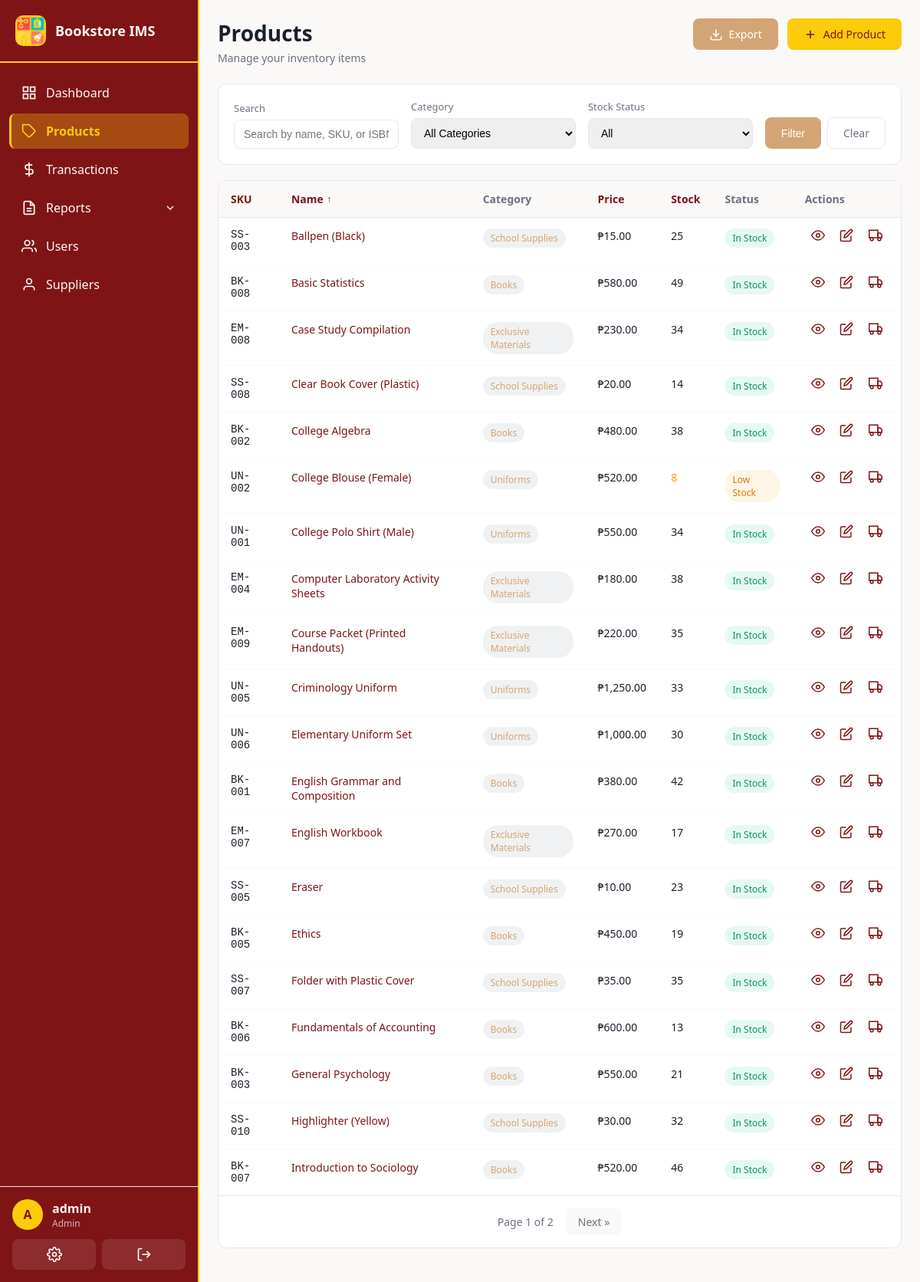
/products/ (signed in), run on the app's committed database.
### app/models.py (models this page shows, shortened)
class User(UserMixin, db.Model):
    __tablename__ = 'users'
    id = db.Column(db.Integer, primary_key=True)
    username = db.Column(db.String(80), unique=True, nullable=False, index=True)
    email = db.Column(db.String(120), unique=True, nullable=False)
    password_hash = db.Column(db.String(256), nullable=False)
    role = db.Column(db.String(20), nullable=False, default=Role.STAFF)
    is_active = db.Column(db.Boolean, default=True)
    created_at = db.Column(db.DateTime, default=utc_now)
    last_login = db.Column(db.DateTime)
    transactions = db.relationship('Transaction', backref='user', lazy='dynamic')
    audit_logs = db.relationship('AuditLog', backref='user', lazy='dynamic')
    cash_ledger_entries = db.relationship('CashLedger', backref='user', lazy='dynamic')
    def is_admin(self):
        return self.role == Role.ADMIN

class Product(db.Model):
    __tablename__ = 'products'
    id = db.Column(db.Integer, primary_key=True)
    sku = db.Column(db.String(50), unique=True, nullable=False, index=True)  # Stock Keeping Unit
    name = db.Column(db.String(200), nullable=False)
    description = db.Column(db.Text)
    category_id = db.Column(db.Integer, db.ForeignKey('categories.id'), nullable=False)
    cost_price = db.Column(db.Float, nullable=False, default=0.0)  # Purchase cost
    selling_price = db.Column(db.Float, nullable=False, default=0.0)
    quantity = db.Column(db.Integer, nullable=False, default=0)
    reorder_level = db.Column(db.Integer, nullable=False, default=10)  # Low stock threshold
    isbn = db.Column(db.String(20))
    author = db.Column(db.String(200))
    publisher = db.Column(db.String(200))
    is_active = db.Column(db.Boolean, default=True)
    created_at = db.Column(db.DateTime, default=utc_now)
    updated_at = db.Column(db.DateTime, default=utc_now, onupdate=utc_now)
    stock_movements = db.relationship('StockMovement', backref='product', lazy='dynamic')
    transaction_items = db.relationship('TransactionItem', backref='product', lazy='dynamic')
    @property
    def is_low_stock(self):
        return self.quantity <= self.reorder_level

class Category(db.Model):
    __tablename__ = 'categories'
    id = db.Column(db.Integer, primary_key=True)
    name = db.Column(db.String(100), unique=True, nullable=False)
    description = db.Column(db.String(255))
    created_at = db.Column(db.DateTime, default=utc_now)
    products = db.relationship('Product', backref='category', lazy='dynamic')

### app/routes/products.py (the view, shortened to what this page needs)
@products_bp.route('/')
@login_required
def list_products():
    page = request.args.get('page', 1, type=int)
    per_page = 20
    category_id = request.args.get('category', type=int)
    search = request.args.get('search', '').strip()
    stock_filter = request.args.get('stock')  # 'low', 'out', 'all'
    sort_by = request.args.get('sort', 'name')  # Default sort by name
    sort_order = request.args.get('order', 'asc')  # Default ascending
    query = Product.query.filter_by(is_active=True)
    if category_id:
        query = query.filter_by(category_id=category_id)
    if stock_filter == 'low':
        query = query.filter(Product.quantity <= Product.reorder_level, Product.quantity > 0)
    elif stock_filter == 'out':
        query = query.filter(Product.quantity == 0)
    if sort_order == 'desc':
        if sort_by == 'sku':
            query = query.order_by(Product.sku.desc())
        elif sort_by == 'price':
            query = query.order_by(Product.selling_price.desc())
        elif sort_by == 'stock':
            query = query.order_by(Product.quantity.desc())
        else:  # name
            query = query.order_by(Product.name.desc())
    else:  # asc
        if sort_by == 'sku':
            query = query.order_by(Product.sku.asc())
        elif sort_by == 'price':
            query = query.order_by(Product.selling_price.asc())
        elif sort_by == 'stock':
            query = query.order_by(Product.quantity.asc())
        else:  # name
            query = query.order_by(Product.name.asc())
    products = query.paginate(page=page, per_page=per_page, error_out=False)
    categories = Category.query.all()
    return render_template('products/list.html',
        products=products,
        categories=categories,
        current_category=category_id,
        search=search,
        stock_filter=stock_filter,
        sort_by=sort_by,
        sort_order=sort_order
    )

### app/__init__.py (called while the page is built)
@login_manager.user_loader
def load_user(user_id):
    return db.session.get(User, int(user_id))

### app/templates/products/list.html (shortened to what this page needs)
{% extends "base.html" %}
{% block content %}
<div class="page-header">
  <div class="page-header-left">
    <h1>Products</h1>
    <p class="page-subtitle">Manage your inventory items</p>
  </div>
  <div class="page-header-right">
    <a href="{{ url_for('products.export_products') }}" class="btn btn-secondary" title="Download as Excel">
      <svg viewBox="0 0 24 24" fill="none" stroke="currentColor" stroke-width="2">
        <path d="M21 15v4a2 2 0 0 1-2 2H5a2 2 0 0 1-2-2v-4"></path>
        <polyline points="7 10 12 15 17 10"></polyline>
        <line x1="12" y1="15" x2="12" y2="3"></line>
      </svg>
      Export
    </a>
    <a href="{{ url_for('products.add_product') }}" class="btn btn-primary">
      <svg viewBox="0 0 24 24" fill="none" stroke="currentColor" stroke-width="2">
        <line x1="12" y1="5" x2="12" y2="19"></line>
        <line x1="5" y1="12" x2="19" y2="12"></line>
      </svg>
      Add Product
    </a>
  </div>
</div>
<div class="filters-card">
  <form method="GET" action="{{ url_for('products.list_products') }}" class="filters-form">
    <div class="filter-group">
      <label for="search">Search</label>
      <input type="text" id="search" name="search" value="{{ search }}" placeholder="Search by name, SKU, or ISBN...">
    </div>
    <div class="filter-group">
      <label for="category">Category</label>
      <select id="category" name="category">
        <option value="">All Categories</option>
      </select>
    </div>
    <div class="filter-group">
      <label for="stock">Stock Status</label>
      <select id="stock" name="stock">
        <option value="">All</option>
      </select>
    </div>
    <div class="filter-actions">
      <button type="submit" class="btn btn-secondary">Filter</button>
      <a href="{{ url_for('products.list_products') }}" class="btn btn-outline">Clear</a>
    </div>
  </form>
</div>
<div class="table-card">
  {% if products.items %}
  <table class="data-table priority-table">
    <thead>
      <tr>
        <th class="priority-col-1">
          <a href="{{ url_for('products.list_products', category=current_category, search=search, stock=stock_filter, sort='sku', order='asc' if sort_by == 'sku' and sort_order == 'desc' else 'desc' if sort_by == 'sku' else 'asc') }}" class="sort-header {% if sort_by == 'sku' %}active{% endif %}">
            SKU
          </a>
        </th>
        <th class="priority-col-1">
          <a href="{{ url_for('products.list_products', category=current_category, search=search, stock=stock_filter, sort='name', order='asc' if sort_by == 'name' and sort_order == 'desc' else 'desc' if sort_by == 'name' else 'asc') }}" class="sort-header {% if sort_by == 'name' %}active{% endif %}">
            Name
            {% if sort_by == 'name' %}<span class="sort-indicator">{{ '↑' if sort_order == 'asc' else '↓' }}</span>{% endif %}
          </a>
        </th>
        <th class="priority-col-2">Category</th>
        <th class="priority-col-1">
          <a href="{{ url_for('products.list_products', category=current_category, search=search, stock=stock_filter, sort='price', order='asc' if sort_by == 'price' and sort_order == 'desc' else 'desc' if sort_by == 'price' else 'asc') }}" class="sort-header {% if sort_by == 'price' %}active{% endif %}">
            Price
          </a>
        </th>
        <th class="priority-col-1">
          <a href="{{ url_for('products.list_products', category=current_category, search=search, stock=stock_filter, sort='stock', order='asc' if sort_by == 'stock' and sort_order == 'desc' else 'desc' if sort_by == 'stock' else 'asc') }}" class="sort-header {% if sort_by == 'stock' %}active{% endif %}">
            Stock
          </a>
        </th>
        <th class="priority-col-3">Status</th>
        <th class="priority-col-3">Actions</th>
      </tr>
    </thead>
    <tbody>
      {% for product in products.items %}
      <tr>
        <td class="sku-cell priority-col-1">{{ product.sku }}</td>
        <td class="priority-col-1">
          <a href="{{ url_for('products.view_product', id=product.id) }}" class="product-name">
            {{ product.name }}
          </a>
        </td>
        <td class="priority-col-2">
          <span class="badge badge-category">{{ product.category.name }}</span>
        </td>
        <td class="priority-col-1">₱{{ "{:,.2f}".format(product.selling_price) }}</td>
        <td class="stock-cell priority-col-1 {% if product.quantity == 0 %}text-danger{% elif product.is_low_stock %}text-warning{% endif %}">
          {{ product.quantity }}
        </td>
        <td class="priority-col-3">
          {% if product.quantity == 0 %}
          <span class="badge badge-danger">Out of Stock</span>
          {% elif product.is_low_stock %}
          <span class="badge badge-warning">Low Stock</span>
          {% else %}
          <span class="badge badge-success">In Stock</span>
          {% endif %}
        </td>
        <td class="actions-cell priority-col-3">
          <a href="{{ url_for('products.view_product', id=product.id) }}" class="btn-icon" title="View">
            <svg viewBox="0 0 24 24" fill="none" stroke="currentColor" stroke-width="2">
              <path d="M1 12s4-8 11-8 11 8 11 8-4 8-11 8-11-8-11-8z"></path>
              <circle cx="12" cy="12" r="3"></circle>
            </svg>
          </a>
          <a href="{{ url_for('products.edit_product', id=product.id) }}" class="btn-icon" title="Edit">
            <svg viewBox="0 0 24 24" fill="none" stroke="currentColor" stroke-width="2">
              <path d="M11 4H4a2 2 0 0 0-2 2v14a2 2 0 0 0 2 2h14a2 2 0 0 0 2-2v-7"></path>
              <path d="M18.5 2.5a2.121 2.121 0 0 1 3 3L12 15l-4 1 1-4 9.5-9.5z"></path>
            </svg>
          </a>
          <a href="{{ url_for('products.adjust_stock', id=product.id) }}" class="btn-icon" title="Adjust Stock">
            <svg viewBox="0 0 24 24" fill="none" stroke="currentColor" stroke-width="2">
              <rect x="1" y="3" width="15" height="13"></rect>
              <polygon points="16 8 20 8 23 11 23 16 16 16 16 8"></polygon>
              <circle cx="5.5" cy="18.5" r="2.5"></circle>
              <circle cx="18.5" cy="18.5" r="2.5"></circle>
            </svg>
          </a>
        </td>
      </tr>
      {% endfor %}
    </tbody>
  </table>
  {% if products.pages > 1 %}
  <div class="pagination">
    <span class="page-info">Page {{ products.page }} of {{ products.pages }}</span>
    {% if products.has_next %}
    <a href="{{ url_for('products.list_products', page=products.next_num, category=current_category, search=search, stock=stock_filter, sort=sort_by, order=sort_order) }}" class="page-link">Next &raquo;</a>
    {% endif %}
  </div>
  {% endif %}
  {% endif %}
</div>
{% endblock %}

### app/templates/base.html (shortened to what this page needs)
<!doctype html>
<html>
  <head>
    <link rel="stylesheet" href="{{ url_for('static', filename='css/main.css') }}">
  </head>
  <body class="{% block body_class %}{% endblock %}">
    {% if current_user.is_authenticated %}
    <nav class="sidebar" id="mobile-sidebar">
      <div class="sidebar-header">
        <div class="sidebar-logo">
          <img src="{{ url_for('static', filename='images/bookstore-logo.png') }}" alt="Bookstore Logo" style="width: 100%; height: 100%; object-fit: contain;">
        </div>
        <span class="sidebar-title">Bookstore IMS</span>
      </div>
      <ul class="sidebar-menu">
        <li class="{% if request.endpoint == 'main.dashboard' %}active{% endif %}">
          <a href="{{ url_for('main.dashboard') }}">
            <svg viewBox="0 0 24 24" fill="none" stroke="currentColor" stroke-width="2">
              <rect x="3" y="3" width="7" height="7"></rect>
              <rect x="14" y="3" width="7" height="7"></rect>
              <rect x="14" y="14" width="7" height="7"></rect>
              <rect x="3" y="14" width="7" height="7"></rect>
            </svg>
            <span>Dashboard</span>
          </a>
        </li>
        <li class="{% if 'products' in request.endpoint %}active{% endif %}">
          <a href="{{ url_for('products.list_products') }}">
            <svg viewBox="0 0 24 24" fill="none" stroke="currentColor" stroke-width="2">
              <path d="M20.59 13.41l-7.17 7.17a2 2 0 0 1-2.83 0L2 12V2h10l8.59 8.59a2 2 0 0 1 0 2.82z"></path>
              <line x1="7" y1="7" x2="7.01" y2="7"></line>
            </svg>
            <span>Products</span>
          </a>
        </li>
        <li class="{% if 'transactions' in request.endpoint %}active{% endif %}">
          <a href="{{ url_for('transactions.list_transactions') }}">
            <svg viewBox="0 0 24 24" fill="none" stroke="currentColor" stroke-width="2">
              <line x1="12" y1="1" x2="12" y2="23"></line>
              <path d="M17 5H9.5a3.5 3.5 0 0 0 0 7h5a3.5 3.5 0 0 1 0 7H6"></path>
            </svg>
            <span>Transactions</span>
          </a>
        </li>
        <li class="submenu-trigger {% if 'reports' in request.endpoint %}active{% endif %}">
          <a href="#">
            <svg viewBox="0 0 24 24" fill="none" stroke="currentColor" stroke-width="2">
              <path d="M14 2H6a2 2 0 0 0-2 2v16a2 2 0 0 0 2 2h12a2 2 0 0 0 2-2V8z"></path>
              <polyline points="14 2 14 8 20 8"></polyline>
              <line x1="16" y1="13" x2="8" y2="13"></line>
              <line x1="16" y1="17" x2="8" y2="17"></line>
            </svg>
            <span>Reports</span>
            <svg class="submenu-arrow" viewBox="0 0 24 24" fill="none" stroke="currentColor" stroke-width="2">
              <polyline points="6 9 12 15 18 9"></polyline>
            </svg>
          </a>
        </li>
        {% if current_user.is_admin() %}
        <li class="{% if 'users' in request.endpoint and request.endpoint != 'users.profile' %}active{% endif %}">
          <a href="{{ url_for('users.list_users') }}">
            <svg viewBox="0 0 24 24" fill="none" stroke="currentColor" stroke-width="2">
              <path d="M17 21v-2a4 4 0 0 0-4-4H5a4 4 0 0 0-4 4v2"></path>
              <circle cx="9" cy="7" r="4"></circle>
              <path d="M23 21v-2a4 4 0 0 0-3-3.87"></path>
              <path d="M16 3.13a4 4 0 0 1 0 7.75"></path>
            </svg>
            <span>Users</span>
          </a>
        </li>
        <li class="{% if 'suppliers' in request.endpoint %}active{% endif %}">
          <a href="{{ url_for('suppliers.list_suppliers') }}">
            <svg viewBox="0 0 24 24" fill="none" stroke="currentColor" stroke-width="2">
              <path d="M20 21v-2a4 4 0 0 0-4-4H8a4 4 0 0 0-4 4v2"></path>
              <circle cx="12" cy="7" r="4"></circle>
            </svg>
            <span>Suppliers</span>
          </a>
        </li>
        {% endif %}
      </ul>
      <div class="sidebar-footer">
        <div class="user-info">
          <div class="user-avatar">{{ current_user.username[0].upper() }}</div>
          <div class="user-details">
            <span class="user-name">{{ current_user.username }}</span>
            <span class="user-role">{{ current_user.role.title() }}</span>
          </div>
        </div>
        <div class="sidebar-actions">
          <a href="{{ url_for('users.profile') }}" class="action-btn" title="Profile">
          </a>
          <a href="{{ url_for('auth.logout') }}" class="action-btn" title="Logout">
            <svg viewBox="0 0 24 24" fill="none" stroke="currentColor" stroke-width="2">
              <path d="M9 21H5a2 2 0 0 1-2-2V5a2 2 0 0 1 2-2h4"></path>
              <polyline points="16 17 21 12 16 7"></polyline>
              <line x1="21" y1="12" x2="9" y2="12"></line>
            </svg>
          </a>
        </div>
      </div>
    </nav>
    <main class="main-content">
      {% block content %}{% endblock %}
    </main>
    {% else %}
    {% block content_public %}{% endblock %}
    {% endif %}
  </body>
</html>

### data on the page
User: username "A", username "admin", role "Admin"
Product: sku "SS-003", name "Ballpen (Black)", category.name "School Supplies", selling_price "15.00", quantity "25", reorder_level "In Stock"
Product: sku "BK-008", name "Basic Statistics", category.name "Books", selling_price "580.00", quantity "49", reorder_level "In Stock"
Product: sku "EM-008", name "Case Study Compilation", category.name "Exclusive Materials", selling_price "230.00", quantity "34", reorder_level "In Stock"
Product: sku "SS-008", name "Clear Book Cover (Plastic)", category.name "School Supplies", selling_price "20.00", quantity "14", reorder_level "In Stock"
Product: sku "BK-002", name "College Algebra", category.name "Books", selling_price "480.00", quantity "38", reorder_level "In Stock"
Product: sku "UN-002", name "College Blouse (Female)", category.name "Uniforms", selling_price "520.00", quantity "8", reorder_level "Low Stock"
Product: sku "UN-001", name "College Polo Shirt (Male)", category.name "Uniforms", selling_price "550.00", quantity "34", reorder_level "In Stock"
Product: sku "EM-004", name "Computer Laboratory Activity Sheets", category.name "Exclusive Materials", selling_price "180.00", quantity "38", reorder_level "In Stock"
Product: sku "EM-009", name "Course Packet (Printed Handouts)", category.name "Exclusive Materials", selling_price "220.00", quantity "35", reorder_level "In Stock"
Product: sku "UN-005", name "Criminology Uniform", category.name "Uniforms", selling_price "1,250.00", quantity "33", reorder_level "In Stock"
Product: sku "UN-006", name "Elementary Uniform Set", category.name "Uniforms", selling_price "1,000.00", quantity "30", reorder_level "In Stock"
Product: sku "BK-001", name "English Grammar and Composition", category.name "Books", selling_price "380.00", quantity "42", reorder_level "In Stock"
Product: sku "EM-007", name "English Workbook", category.name "Exclusive Materials", selling_price "270.00", quantity "17", reorder_level "In Stock"
Product: sku "SS-005", name "Eraser", category.name "School Supplies", selling_price "10.00", quantity "23", reorder_level "In Stock"
Product: sku "BK-005", name "Ethics", category.name "Books", selling_price "450.00", quantity "19", reorder_level "In Stock"
Product: sku "SS-007", name "Folder with Plastic Cover", category.name "School Supplies", selling_price "35.00", quantity "35", reorder_level "In Stock"
Product: sku "BK-006", name "Fundamentals of Accounting", category.name "Books", selling_price "600.00", quantity "13", reorder_level "In Stock"
Product: sku "BK-003", name "General Psychology", category.name "Books", selling_price "550.00", quantity "21", reorder_level "In Stock"
Product: sku "SS-010", name "Highlighter (Yellow)", category.name "School Supplies", selling_price "30.00", quantity "32", reorder_level "In Stock"
Product: sku "BK-007", name "Introduction to Sociology", category.name "Books", selling_price "520.00", quantity "46", reorder_level "In Stock"

### other printed values
{{ '↑' if sort_order == 'asc' else '↓' }} "↑"
{{ products.page }} "1"
{{ products.pages }} "2"
